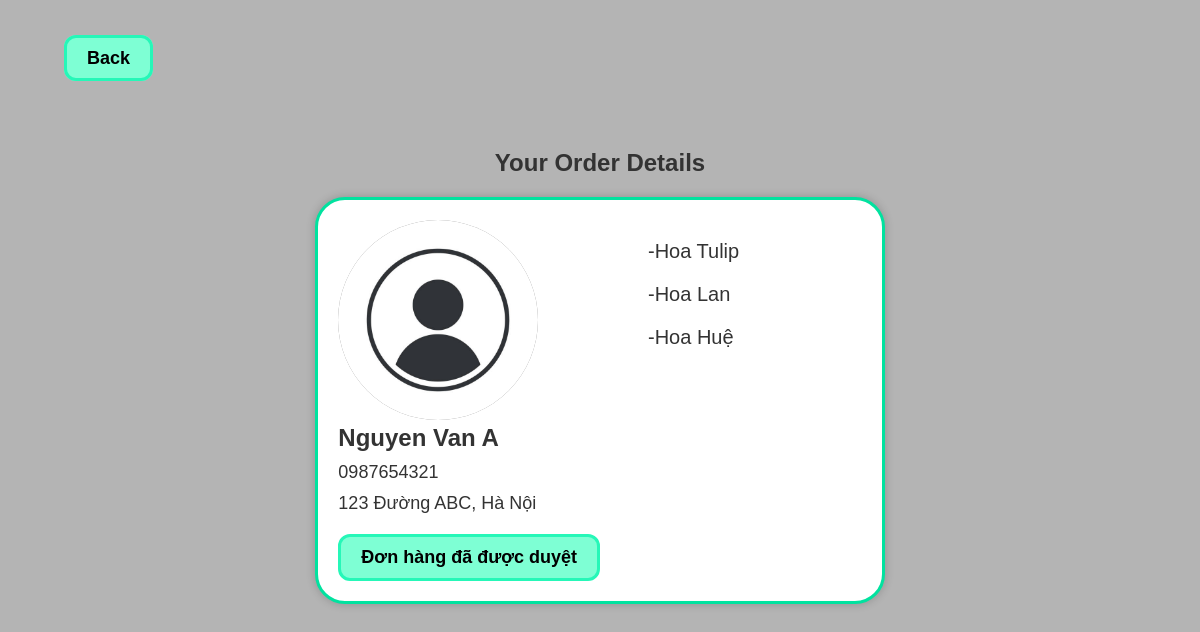
Page /order_details.php?id=1 (signed in) on the committed database.
### tables this page shows
CREATE TABLE `customer` (
  `ID` int(11) NOT NULL,
  `name` varchar(50) NOT NULL,
  `address` varchar(255) NOT NULL,
  `num_phone` varchar(50) NOT NULL
);

### server/order_connection.php (called while the page is built, shortened)
<?php
function connection()
{
    $server = 'localhost';
    $user = 'root';
    $password = '';
    $databasename = 'flower_management';
    $conn = new mysqli($server, $user, $password, $databasename);
    return $conn;
}
function load_order()
{
    $conn = connection();
    $sql = "SELECT * FROM orders, customer WHERE orders.customer_id = customer.ID";
    $result = $conn -> query($sql);
    $data = array();
    for($i = 0; $i < $result -> num_rows; $i ++)
    {
        $row = $result -> fetch_assoc();
        $data[] = $row;
    }
    return array('code' => 0, 'data' => $data);
}
function getFlowerinOrderlist($list)
{
    $conn = connection();
    $flowers = [];
    for($i = 0; $i < sizeof($list); $i ++)
    {
        $sql = "SELECT `flower_name` FROM `flower` WHERE ID = ?";
        $id_flower = (int)$list[$i];
        $stm = $conn -> prepare($sql);
        $stm -> bind_param('i', $id_flower);
        if(!$stm -> execute())
        {
            return array('code' => 1, 'message' => "There an error occured, please try again later");
        }
        $result = $stm -> get_result();
        if($row = $result->fetch_assoc()) {
            $flowers[] = $row['flower_name'];
        }
    }
    return array('code' => 0, 'data' => $flowers);
}
?>

### order_details.php (the view, shortened to what this page needs)
<?php
    require_once('./server/order_connection.php');
    if (isset($_GET['id']))
    {
        $order_id = $_GET['id'];
    }
    $load_order_array = load_order()['data'];
    for($i = 0; $i < sizeof($load_order_array); $i ++)
    {
        if($load_order_array[$i]['id'] == $order_id)
        {
            $data = $load_order_array[$i];
        }
    }
    $order_list = explode(",", $data['order_list']);
    $ordered_flowers = getFlowerinOrderlist($order_list)['data'];
?>
<!DOCTYPE html>
<html lang="en">
    <head>
        <link rel="stylesheet" href="css/style_customer.css">
        <link rel="stylesheet" href="css/style_index.css">
    </head>
    <body>
        <div class="back_container">
            <a class="back" href="javascript:history.go(-1)">Back</a>
        </div>
        <div class = "section_container">
            <h2>Your Order Details</h2>
            <div class="panel">
                <div class= "left-column">
                    <img class="ava" src="component/avatar.jpg" alt="image">
                    <div class="name"><?= $data['name']?></div>
                    <div class="phone"><?= $data['num_phone']?></div>
                    <div class= "address"><?= $data['address']?></div>
                    <?php
                    if($data['status'] == 0)
                    {
                        ?>
                        <div class="button-container">
                            <form action="server/order_process.php" method="POST">
                                <button type="submit" name="accept" value="<?= $data['id'] ?>" class="accept">Accept</button>
                                <button type="submit" name="decline" value="<?= $data['id'] ?>" class="decline">Decline</button>
                            </form>
                        </div>
                        <?php
                    }
                    elseif($data['status'] == 1)
                    {
                        ?>
                        <div class="message_box">
                            Đơn hàng đã được duyệt
                        </div>
                        <?php
                    }
                    ?>
                </div>
                <div class="right-column">
                    <?php
                        for($i = 0; $i < sizeof($ordered_flowers); $i ++)
                        {
                        ?>
                            <p class = "product">-<?=$ordered_flowers[$i] ?></p>
                        <?php
                        }
                    ?>
                </div>
            </div>
        </div>
    </body>
</html>

### css/style_customer.css (style rules this page uses)
html, body { height: 100%; margin: 0; padding: 0; }
.back_container { margin-top: 3rem; }
.back { width: fit-content; margin-left: 4rem; padding: 10px 20px; border-radius: 12px; border: 3px solid rgb(38, 247, 184); font-weight: bold; color: #000000; font-size: 18px; background: rgb(126, 255, 212); }
.section_container { display: flex; flex-direction: column; align-items: center; justify-content: center; }
.panel { display: grid; grid-template-columns: 1fr 1fr; max-width: 800px; height: auto; border: 3px solid #01e29f; border-radius: 30px; margin: 20px; padding: 20px; background-color: white; box-shadow: 0 0 10px rgba(0, 0, 0, 0.2); }
.left-column { margin-bottom: auto; }
.right-column { margin-bottom: auto; margin-left: 3rem; }
.ava { width: 200px; height: 200px; border-radius: 50%; background-color: gray; margin-right: 20px; }
.name { font-weight: bold; font-size: 24px; }
.phone, .address { font-size: 18px; margin-top: 10px; }
.product { font-size: 20px; margin-top: 20px; }
.message_box { width: fit-content; padding: 10px 20px; border-radius: 12px; border: 3px solid rgb(38, 247, 184); margin-top: 20px; font-weight: bold; color: #000000; font-size: 18px; background: rgb(126, 255, 212); }

### css/style_index.css (style rules this page uses)
* { margin: 0; padding: 0; box-sizing: border-box; }
:root { --main-color: #01e29f; --hover-color: rgba(1, 1, 1, 0); --body-color: rgb(30,30,30); --container-color: #2d2e37; --text-color: #ffffff; }
a { text-decoration: none; color: inherit; }
body { font-family: Arial, sans-serif; background-color: #b4b4b4; color: #333; }
.section_container { margin: 5rem 0 0 0; }

### rows in the picture
customer: name "Nguyen Van A", num_phone "0987654321", address "123 Đường ABC, Hà Nội"

### other values in the picture
$ordered_flowers[$i] "Hoa Tulip"
$ordered_flowers[$i] "Hoa Lan"
$ordered_flowers[$i] "Hoa Huệ"
